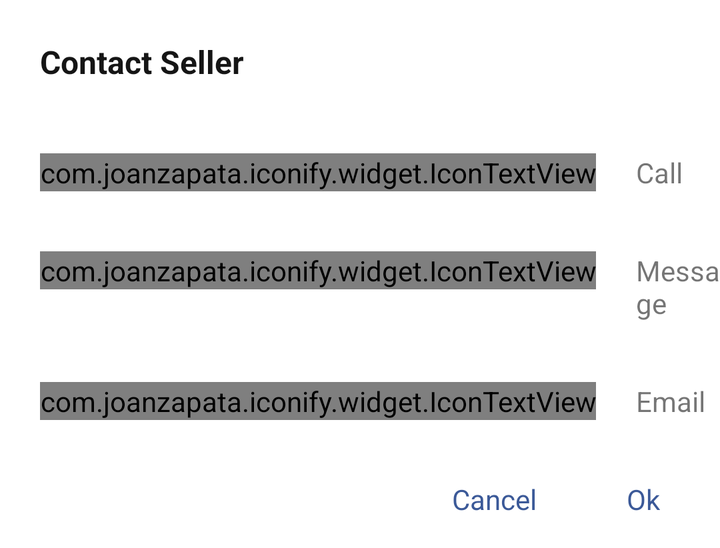
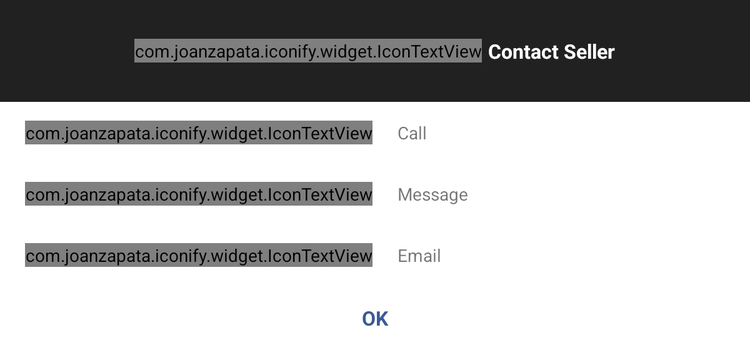

One screen, two layout resources from the same app: the default and the repository's alternative for another configuration. Each is rendered where Android would select it; the XML of both is given below.
<!-- AndroidManifest.xml: application theme AppTheme -->
<!-- res/layout/layout_dialog_contact.xml -->
<?xml version="1.0" encoding="utf-8"?>
<LinearLayout xmlns:android="http://schemas.android.com/apk/res/android"
    android:layout_width="match_parent"
    android:layout_height="wrap_content"
    android:background="@color/white"
    android:orientation="vertical">

    <LinearLayout
        android:layout_width="match_parent"
        android:layout_height="wrap_content"
        android:gravity="center"
        android:orientation="vertical"
        android:padding="20dp">

        <TextView
            android:layout_width="match_parent"
            android:layout_height="wrap_content"
            android:text="Contact Seller"
            android:textColor="@color/colorPrimaryDark"
            android:textSize="16sp"
            android:textStyle="bold" />
    </LinearLayout>

    <LinearLayout
        android:id="@+id/l_call"
        android:background="@drawable/button_login"
        android:clickable="true"
        android:layout_width="match_parent"
        android:layout_height="wrap_content"
        android:orientation="horizontal"
        android:paddingBottom="15dp"
        android:paddingLeft="20dp"
        android:paddingTop="15dp">

        <com.joanzapata.iconify.widget.IconTextView
            android:layout_width="wrap_content"
            android:layout_height="wrap_content"
            android:text="{fa-phone-square}"
            android:textSize="20sp" />

        <TextView
            android:layout_width="wrap_content"
            android:layout_height="wrap_content"
            android:layout_marginLeft="20dp"
            android:text="Call" />

    </LinearLayout>

    <LinearLayout
        android:id="@+id/l_message"
        android:background="@drawable/button_login"
        android:clickable="true"
        android:layout_width="match_parent"
        android:layout_height="wrap_content"
        android:orientation="horizontal"
        android:paddingBottom="15dp"
        android:paddingLeft="20dp"
        android:paddingTop="15dp">

        <com.joanzapata.iconify.widget.IconTextView
            android:layout_width="wrap_content"
            android:layout_height="wrap_content"
            android:text="{fa-commenting}"
            android:textSize="20sp" />

        <TextView
            android:layout_width="wrap_content"
            android:layout_height="wrap_content"
            android:layout_marginLeft="20dp"
            android:text="Message" />

    </LinearLayout>

    <LinearLayout
        android:id="@+id/l_email"
        android:background="@drawable/button_login"
        android:clickable="true"
        android:layout_width="match_parent"
        android:layout_height="wrap_content"
        android:orientation="horizontal"
        android:paddingBottom="15dp"
        android:paddingLeft="20dp"
        android:paddingTop="15dp">

        <com.joanzapata.iconify.widget.IconTextView
            android:layout_width="wrap_content"
            android:layout_height="wrap_content"
            android:text="{fa-envelope}"
            android:textSize="20sp" />

        <TextView
            android:layout_width="wrap_content"
            android:layout_height="wrap_content"
            android:layout_marginLeft="20dp"
            android:text="Email" />

    </LinearLayout>

    <LinearLayout
        android:layout_width="match_parent"
        android:layout_height="wrap_content"
        android:gravity="end|center_vertical"
        android:orientation="horizontal">

        <TextView
            android:id="@+id/cancel"
            android:layout_width="wrap_content"
            android:layout_height="wrap_content"
            android:background="@drawable/button_login"
            android:clickable="true"
            android:padding="15dp"
            android:text="Cancel"
            android:textColor="@color/colorAccent" />

        <TextView
            android:id="@+id/ok"
            android:layout_width="wrap_content"
            android:layout_height="wrap_content"
            android:background="@drawable/button_login"
            android:clickable="true"
            android:paddingLeft="30dp"
            android:paddingRight="30dp"
            android:paddingTop="15dp"
            android:paddingBottom="15dp"
            android:text="Ok"
            android:textColor="@color/colorAccent" />
    </LinearLayout>


</LinearLayout>
<!-- resources referenced by this layout -->
<resources>
  <color name="colorAccent">#3b5998</color>
  <color name="colorPrimaryDark">#151515</color>
  <color name="white">#ffffff</color>
  <style name="AppTheme" parent="Theme.AppCompat.Light.DarkActionBar">
          
          <item name="colorPrimary">@color/colorPrimary</item>
          <item name="colorPrimaryDark">@color/colorPrimaryDark</item>
          <item name="colorAccent">@color/colorAccent</item>
      </style>
  <color name="colorPrimary">#212121</color>
</resources>
<!-- res/layout-large/layout_dialog_contact.xml (the repository's variant of the layout above) -->
<!-- drawn on a 7-inch tablet held upright -->
<?xml version="1.0" encoding="utf-8"?>
<LinearLayout xmlns:android="http://schemas.android.com/apk/res/android"
    android:layout_width="match_parent"
    android:layout_height="wrap_content"
    android:background="@color/white"
    android:orientation="vertical">

    <LinearLayout
        android:layout_width="match_parent"
        android:layout_height="wrap_content"
        android:background="@color/colorPrimary"
        android:gravity="center"
        android:orientation="horizontal"
        android:padding="30dp">

        <com.joanzapata.iconify.widget.IconTextView
            android:layout_width="wrap_content"
            android:layout_height="wrap_content"
            android:layout_marginRight="5dp"
            android:text="{fa-phone}"
            android:textColor="@color/white"
            android:textSize="25sp" />

        <TextView
            android:layout_width="wrap_content"
            android:layout_height="wrap_content"
            android:text="Contact Seller"
            android:textColor="@color/white"
            android:textSize="16sp"
            android:textStyle="bold" />
    </LinearLayout>

    <LinearLayout
        android:id="@+id/l_call"
        android:layout_width="match_parent"
        android:layout_height="wrap_content"
        android:background="@drawable/button_login"
        android:clickable="true"
        android:orientation="horizontal"
        android:paddingBottom="15dp"
        android:paddingLeft="20dp"
        android:paddingTop="15dp">

        <com.joanzapata.iconify.widget.IconTextView
            android:layout_width="wrap_content"
            android:layout_height="wrap_content"
            android:text="{fa-phone-square}"
            android:textSize="20sp" />

        <TextView
            android:layout_width="wrap_content"
            android:layout_height="wrap_content"
            android:layout_marginLeft="20dp"
            android:text="Call" />

    </LinearLayout>

    <LinearLayout
        android:id="@+id/l_message"
        android:layout_width="match_parent"
        android:layout_height="wrap_content"
        android:background="@drawable/button_login"
        android:clickable="true"
        android:orientation="horizontal"
        android:paddingBottom="15dp"
        android:paddingLeft="20dp"
        android:paddingTop="15dp">

        <com.joanzapata.iconify.widget.IconTextView
            android:layout_width="wrap_content"
            android:layout_height="wrap_content"
            android:text="{fa-commenting}"
            android:textSize="20sp" />

        <TextView
            android:layout_width="wrap_content"
            android:layout_height="wrap_content"
            android:layout_marginLeft="20dp"
            android:text="Message" />

    </LinearLayout>

    <LinearLayout
        android:id="@+id/l_email"
        android:layout_width="match_parent"
        android:layout_height="wrap_content"
        android:background="@drawable/button_login"
        android:clickable="true"
        android:orientation="horizontal"
        android:paddingBottom="15dp"
        android:paddingLeft="20dp"
        android:paddingTop="15dp">

        <com.joanzapata.iconify.widget.IconTextView
            android:layout_width="wrap_content"
            android:layout_height="wrap_content"
            android:text="{fa-envelope}"
            android:textSize="20sp" />

        <TextView
            android:layout_width="wrap_content"
            android:layout_height="wrap_content"
            android:layout_marginLeft="20dp"
            android:text="Email" />

    </LinearLayout>

    <LinearLayout
        android:id="@+id/ok"
        android:layout_width="match_parent"
        android:layout_height="wrap_content"
        android:background="@drawable/button_item"
        android:gravity="center"
        android:orientation="horizontal"
        android:padding="15dp"
        android:textAllCaps="true">

        <TextView
            android:layout_width="match_parent"
            android:layout_height="wrap_content"
            android:gravity="center"
            android:text="OK"
            android:textColor="@color/colorAccent"
            android:textSize="16sp"
            android:textStyle="bold" />
    </LinearLayout>


</LinearLayout>
<!-- resources referenced by the variant -->
<!-- as a 7-inch tablet held upright resolves them -->
<resources>
  <color name="colorAccent">#3b5998</color>
  <color name="colorPrimary">#212121</color>
  <color name="white">#ffffff</color>
  <style name="AppTheme" parent="Theme.AppCompat.Light.DarkActionBar">
          
          <item name="colorPrimary">@color/colorPrimary</item>
          <item name="colorPrimaryDark">@color/colorPrimaryDark</item>
          <item name="colorAccent">@color/colorAccent</item>
      </style>
  <color name="colorPrimaryDark">#151515</color>
</resources>
